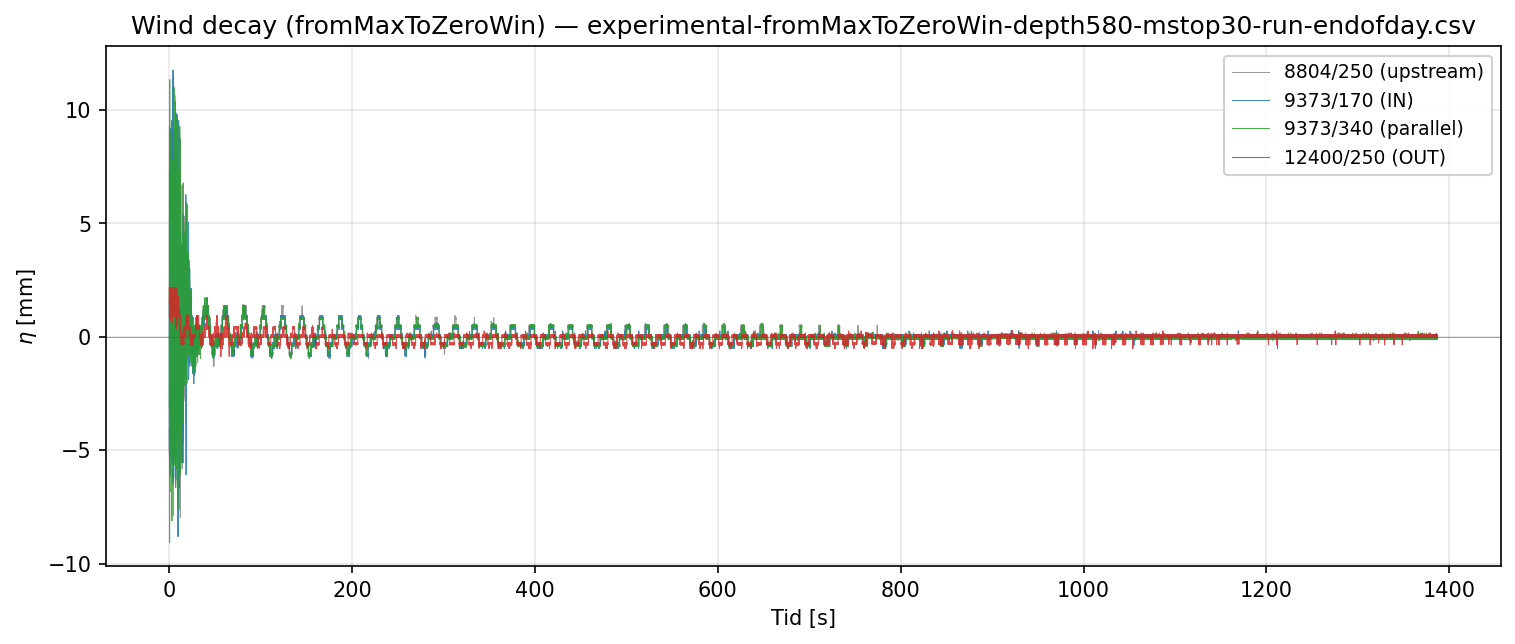

Python code for this plot:
"""
Quick-look: all 4 probes overlaid for each fromMax* wind-decay run.

Iterates through all known wind-decay runs (run_category="wind_decay",
i.e. fromMaxToZeroWin / fromMaxToNoWin / fromMaxWinToZeroWin). Each run gets
its own PNG so they can be compared side-by-side.

All runs picked here are in the march2026_better_rearranging probe config
(IN=9373/170, OUT=12400/250, parallel=9373/340, upstream=8804/250).

Outputs:
    analysis_scratch/wind_decay_timeseries_<DATE>_<tag>.png
"""

import sys
from pathlib import Path
sys.path.insert(0, str(Path(__file__).parent.parent))

import numpy as np
import matplotlib
matplotlib.use("Agg")
import matplotlib.pyplot as plt

from wavescripts.improved_data_loader import load_analysis_data, load_processed_dfs

FS = 250.0
BASE = Path("/Users/ole/Kodevik/wave_project")

# Each entry: (tag, processed_dir_name, run_csv_relative_to_wavedata)
# Only the two "best" runs are active — the others are commented out so the
# corresponding PNGs in analysis_scratch/ are not regenerated. The kept PNGs
# remain on disk untouched.
RUNS = [
    # ("20260314",
    #  "PROCESSED-20260314-ProbePos4_31_FPV_2-tett6roof",
    #  "20260314-ProbePos4_31_FPV_2-tett6roof/fullpanel-fromMaxWinToZeroWin-run1.csv"),
    # ("20260319",
    #  "PROCESSED-20260319-ProbePos4_31_FPV_2-tett6roof-under9Mooring",
    #  "20260319-ProbePos4_31_FPV_2-tett6roof-under9Mooring/fullpanel-fromMaxToNoWin-nowave-depth580-mstop30-run1.csv"),
    # ("20260324",
    #  "PROCESSED-20260324-ProbePos4_31_FPV_2-tett6roof-under9Mooring-height100",
    #  "20260324-ProbePos4_31_FPV_2-tett6roof-under9Mooring-height100/fullpanel-fromMaxToZeroWin-depth580-run1.csv"),
    # ("20260326_dieout",
    #  "PROCESSED-20260326-ProbePos4_31_FPV_2-tett6roof-under9Mooring-height100-lowrange",
    #  "20260326-ProbePos4_31_FPV_2-tett6roof-under9Mooring-height100-lowrange/experimental-fromMaxToZeroWinWaitingForItToDieOut-depth580-mstop30-run1.csv"),
    # ("20260326_dieoutPart2",
    #  "PROCESSED-20260326-ProbePos4_31_FPV_2-tett6roof-under9Mooring-height100-lowrange",
    #  "20260326-ProbePos4_31_FPV_2-tett6roof-under9Mooring-height100-lowrange/experimental-fromMaxToZeroWinWaitingForItToDieOutPart2-depth580-mstop30-run1.csv"),
    # ("20260326_run2",
    #  "PROCESSED-20260326-ProbePos4_31_FPV_2-tett6roof-under9Mooring-height100-lowrange",
    #  "20260326-ProbePos4_31_FPV_2-tett6roof-under9Mooring-height100-lowrange/experimental-fromMaxToZeroWin-depth580-mstop30-run2.csv"),
    # ("20260327",
    #  "PROCESSED-20260327-ProbePos4_31_FPV_2-tett6roof-under9Mooring30-height100-lowrange",
    #  "20260327-ProbePos4_31_FPV_2-tett6roof-under9Mooring30-height100-lowrange/experimental-fromMaxToZeroWin-depth580.csv"),
    ("20260327_endofday",
     "PROCESSED-20260327-ProbePos4_31_FPV_2-tett6roof-under9Mooring30-height100-lowrange",
     "20260327-ProbePos4_31_FPV_2-tett6roof-under9Mooring30-height100-lowrange/experimental-fromMaxToZeroWin-depth580-mstop30-run-endofday.csv"),
]

# Wind ramp-UP (fromZeroToMax* / fromZeroWinToMaxWin*) — the opposite direction.
RUNS_RAMPUP = [
    ("20260314",
     "PROCESSED-20260314-ProbePos4_31_FPV_2-tett6roof",
     "20260314-ProbePos4_31_FPV_2-tett6roof/fullpanel-fromZeroWinToMaxWin-run1.csv"),
]

# march2026_better_rearranging probe set (also matches march2026_rearranging
# for the IN-side pair; missing probes are skipped silently).
PROBES = ["8804/250", "9373/170", "9373/340", "12400/250"]
LABELS = {
    "8804/250":  "8804/250 (upstream)",
    "9373/170":  "9373/170 (IN)",
    "9373/340":  "9373/340 (parallel)",
    "12400/250": "12400/250 (OUT)",
}
COLORS = {
    "8804/250":  "#888888",
    "9373/170":  "#FEA11B",   # IN  — amber orange (UiO color pallette)
    "9373/340":  "#2ca02c",
    "12400/250": "#1E9C68",   # OUT — new green (not UiO)
}


def plot_run_zoom(tag: str, processed_dir_name: str, run_csv_rel: str,
                  *, kind: str, xlim: tuple[float, float] | None = (0, 60),
                  zero_kind: str = "first", zero_secs: float = 2.0,
                  ylim: tuple[float, float] = (-15.0, 15.0),
                  probes: list[str] | None = None,
                  name_suffix: str = "",
                  x_unit: str = "seconds",
                  figsize: tuple[float, float] = (14.0, 7.5),
                  thesis_name: str | None = None) -> None:
    """Per-probe η is re-zeroed so the reader sees the wind-driven setup as
    a deviation from a known still-water moment.

    xlim       = (start_s, end_s) in seconds, or None → full record
    x_unit     = "seconds" | "minutes" — labelling + tick spacing
    zero_kind  = "first" → subtract per-probe mean of t ∈ [0, zero_secs]
    zero_kind  = "last"  → subtract per-probe mean of t ∈ [T-zero_secs, T]
    """
    from matplotlib.ticker import MultipleLocator

    target_dir = BASE / "waveprocessed" / processed_dir_name
    run_csv    = str(BASE / "wavedata" / run_csv_rel)

    _, _, _, _ = load_analysis_data(str(target_dir), load_processed=False)
    proc = load_processed_dfs(str(target_dir))
    if run_csv not in proc:
        print(f"   skip — run not in processed cache:\n     {run_csv}")
        return

    df = proc[run_csv]
    t  = np.arange(len(df)) / FS
    T  = float(t[-1])

    if xlim is None:
        xlim = (0.0, T)
    full_range = abs(xlim[0]) < 1e-9 and abs(xlim[1] - T) < 1e-3
    print(f"\n{tag} ({xlim[0]:.1f}-{xlim[1]:.1f} s, "
          f"zero={zero_kind} {zero_secs}s, x={x_unit}) …")

    if zero_kind == "first":
        zero_mask = (t >= 0.0) & (t <= zero_secs)
        zero_label = f"first {zero_secs:g} s"
    elif zero_kind == "last":
        zero_mask = (t >= T - zero_secs) & (t <= T)
        zero_label = f"last {zero_secs:g} s"
    else:
        raise ValueError(f"zero_kind must be 'first' or 'last', got {zero_kind!r}")

    m = (t >= xlim[0]) & (t <= xlim[1])

    probes_to_plot = probes if probes is not None else PROBES

    # Plotting axis unit
    if x_unit == "minutes":
        scale     = 1.0 / 60.0
        x_label   = "Tid [min]"
    elif x_unit == "seconds":
        scale     = 1.0
        x_label   = "Tid [s]"
    else:
        raise ValueError(f"x_unit must be 'seconds' or 'minutes', got {x_unit!r}")

    t_plot       = t * scale
    xlim_plot    = (xlim[0] * scale, xlim[1] * scale)
    span_plot    = xlim_plot[1] - xlim_plot[0]

    fig, ax = plt.subplots(figsize=figsize)
    for probe in probes_to_plot:
        col = f"eta_{probe}_interp" if f"eta_{probe}_interp" in df.columns else f"eta_{probe}"
        if col not in df.columns:
            continue
        eta = df[col].to_numpy(dtype=float)
        baseline = float(np.nanmean(eta[zero_mask]))
        eta_z = eta - baseline
        ax.plot(t_plot[m], eta_z[m], lw=1.0, color=COLORS[probe], alpha=0.9,
                label=f"{LABELS[probe]}  (μ₀={baseline:+.2f} mm)")

    ax.axhline(0, color="#444", lw=0.6, alpha=0.6)

    # Tick spacing — pick reasonable major/minor for the chosen x_unit / span.
    if x_unit == "minutes":
        if   span_plot > 15: major, minor = 5.0,  1.0
        elif span_plot >  6: major, minor = 2.0,  0.5
        elif span_plot >  3: major, minor = 1.0,  0.2
        else:                major, minor = 0.5,  0.1
    else:  # seconds
        major, minor = (5.0, 1.0) if span_plot <= 80 else (10.0, 2.0)

    ax.xaxis.set_major_locator(MultipleLocator(major))
    ax.xaxis.set_minor_locator(MultipleLocator(minor))
    ax.yaxis.set_major_locator(MultipleLocator(5.0))
    ax.yaxis.set_minor_locator(MultipleLocator(1.0))
    ax.grid(True, which="major", alpha=0.40)
    ax.grid(True, which="minor", alpha=0.18)
    ax.tick_params(which="both", direction="out", length=4)
    ax.tick_params(which="minor", length=2)

    ax.set_xlim(*xlim_plot)        # tight — exactly the signal range, no padding
    ax.set_ylim(*ylim)
    ax.set_xlabel(x_label, fontsize=12)
    ax.set_ylabel(r"$\eta - \mu_0$ [mm]", fontsize=12)
    title_kind = "Wind decay" if kind == "decay" else "Wind ramp-up"
    span_lbl   = (f"first {int(round(span_plot))} min"
                  if x_unit == "minutes" else
                  f"first {int(round(span_plot))} s")
    if full_range:
        span_lbl = f"full record ({T:.1f} s = {T/60:.2f} min)"
    ax.set_title(
        f"{title_kind} — {span_lbl} — {tag} — {Path(run_csv).name}\n"
        f"per-probe baseline μ₀ = mean of {zero_label}",
        fontsize=11,
    )
    ax.legend(loc="upper right", fontsize=10, framealpha=0.95, ncol=2)

    fname_kind = "wind_decay_timeseries" if kind == "decay" else "wind_rampup_timeseries"
    if full_range:
        range_tag = "_full"
    elif x_unit == "seconds":
        range_tag = f"_zoom{int(round(span_plot))}"
    else:
        range_tag = f"_zoom{int(round(span_plot))}min"
    out = Path(__file__).parent / f"{fname_kind}_{tag}{range_tag}{name_suffix}.png"
    fig.savefig(out, dpi=160, bbox_inches="tight")
    print(f"   → {out.relative_to(BASE)}")

    # Optional thesis-side render: same figure, saved as PDF + PNG into
    # output/FIGURES under the thesis-spec name. Pairs with a multi-subfig
    # stub at output/TEXFIGU/<parent>.tex (written separately at the bottom
    # of this script).
    if thesis_name is not None:
        thesis_dir = BASE / "output" / "FIGURES"
        thesis_dir.mkdir(parents=True, exist_ok=True)
        thesis_pdf = thesis_dir / f"{thesis_name}.pdf"
        thesis_png = thesis_dir / f"{thesis_name}.png"
        fig.savefig(thesis_pdf, bbox_inches="tight")
        fig.savefig(thesis_png, dpi=160, bbox_inches="tight")
        print(f"   → {thesis_pdf.relative_to(BASE)}  (+ .png)")

    plt.close(fig)


def plot_run(tag: str, processed_dir_name: str, run_csv_rel: str,
             *, kind: str = "decay") -> None:
    """kind: 'decay' → wind_decay_timeseries_*.png ; 'rampup' → wind_rampup_timeseries_*.png"""
    target_dir = BASE / "waveprocessed" / processed_dir_name
    run_csv    = str(BASE / "wavedata" / run_csv_rel)

    print(f"\n{tag} …")
    meta, _, _, _ = load_analysis_data(str(target_dir), load_processed=False)
    proc = load_processed_dfs(str(target_dir))

    if run_csv not in proc:
        print(f"   skip — run not in processed cache:\n     {run_csv}")
        return

    df = proc[run_csv]
    t  = np.arange(len(df)) / FS

    fig, ax = plt.subplots(figsize=(12, 4.5))
    for probe in PROBES:
        col = f"eta_{probe}_interp" if f"eta_{probe}_interp" in df.columns else f"eta_{probe}"
        if col not in df.columns:
            print(f"   skip probe {probe} — no column in this dataset")
            continue
        eta = df[col].to_numpy(dtype=float)
        ax.plot(t, eta, lw=0.5, color=COLORS[probe], alpha=0.85, label=LABELS[probe])

    ax.axhline(0, color="#555", lw=0.5, alpha=0.5)
    ax.set_xlabel("Tid [s]")
    ax.set_ylabel(r"$\eta$ [mm]")
    title_kind = "Wind decay" if kind == "decay" else "Wind ramp-up"
    ax.set_title(f"{title_kind} — {tag} — {Path(run_csv).name}")
    ax.legend(loc="upper right", fontsize=9, framealpha=0.9)
    ax.grid(True, alpha=0.3)

    fname_kind = "wind_decay_timeseries" if kind == "decay" else "wind_rampup_timeseries"
    out = Path(__file__).parent / f"{fname_kind}_{tag}.png"
    fig.savefig(out, dpi=150, bbox_inches="tight")
    plt.close(fig)
    print(f"   → {out.relative_to(BASE)}")


# 4-probe overview plots — left as-is on disk; commented out so they don't
# regenerate (and so the new IN/OUT colour picks don't bleed into them).
# for tag, pdir, csv in RUNS:
#     plot_run(tag, pdir, csv, kind="decay")
# for tag, pdir, csv in RUNS_RAMPUP:
#     plot_run(tag, pdir, csv, kind="rampup")

# 4-probe zoom plots — also kept on disk; commented out for the same reason.
# plot_run_zoom("20260327_endofday", ..., kind="decay", xlim=(0, 60), zero_kind="last")
# plot_run_zoom("20260314",          ..., kind="rampup", xlim=(0, 60), zero_kind="first")

# ── IN + OUT only — 4 plots: zoom + full record × decay + ramp-up ──────────
# Decay run: tank settles by the end → use last 2 s as the still-water reference.
# Ramp-up run: tank starts at rest → use first 2 s as the reference.
# Both clipped to ±15 mm. Zoom = first 60 s in seconds; full = whole record in
# minutes with x-axis tight to the actual signal length.
DECAY = dict(
    tag="20260327_endofday",
    processed_dir_name="PROCESSED-20260327-ProbePos4_31_FPV_2-tett6roof-under9Mooring30-height100-lowrange",
    run_csv_rel="20260327-ProbePos4_31_FPV_2-tett6roof-under9Mooring30-height100-lowrange/experimental-fromMaxToZeroWin-depth580-mstop30-run-endofday.csv",
    kind="decay", zero_kind="last", zero_secs=2.0,
)
RAMPUP = dict(
    tag="20260314",
    processed_dir_name="PROCESSED-20260314-ProbePos4_31_FPV_2-tett6roof",
    run_csv_rel="20260314-ProbePos4_31_FPV_2-tett6roof/fullpanel-fromZeroWinToMaxWin-run1.csv",
    kind="rampup", zero_kind="first", zero_secs=2.0,
)
INOUT = ["9373/170", "12400/250"]

# figsize: zooms taller than full views — they benefit more from vertical room.
FIGSIZE_FULL = (14.0, 5.0)
FIGSIZE_ZOOM = (14.0, 9.0)

# Full record (minutes, tight xlim — set inside the function when xlim=None)
plot_run_zoom(**RAMPUP, xlim=None, ylim=(-15, 15),
              probes=INOUT, name_suffix="_inout", x_unit="minutes",
              figsize=FIGSIZE_FULL, thesis_name="ch04_wind_rampup_full")
plot_run_zoom(**RAMPUP, xlim=(0, 60), ylim=(-15, 15),
              probes=INOUT, name_suffix="_inout", x_unit="seconds",
              figsize=FIGSIZE_ZOOM, thesis_name="ch04_wind_rampup_zoom60")
plot_run_zoom(**DECAY,  xlim=None, ylim=(-15, 15),
              probes=INOUT, name_suffix="_inout", x_unit="minutes",
              figsize=FIGSIZE_FULL, thesis_name="ch04_wind_decay_full")
plot_run_zoom(**DECAY,  xlim=(0, 60), ylim=(-15, 15),
              probes=INOUT, name_suffix="_inout", x_unit="seconds",
              figsize=FIGSIZE_ZOOM, thesis_name="ch04_wind_decay_zoom60")

# ── Composite TEXFIGU stub: 4 subfigures stacked on a full page (column) ───
# Order, top → bottom: ramp-up full, ramp-up zoom, decay full, decay zoom.
# Captions live centrally in main_save_figures.py::FIGURE_CAPTIONS — empty
# entries here will land as TODO placeholders in the .tex stub.
import wavescripts.plot_utils as pu

pu.ACTIVE_DATASETS = [p.name for p in
                      sorted(BASE.glob("waveprocessed/PROCESSED-*"))]
pu.TEXFIGU_DIR = BASE / "output" / "TEXFIGU"
pu.FIGURES_DIR = BASE / "output" / "FIGURES"
pu.TEXFIGU_DIR.mkdir(parents=True, exist_ok=True)

_meta = pu.build_fig_meta(
    {
        "filters": {"WindCondition": "transition"},
        "plotting": {"figure_name": "ch04_wind_transition_overview"},
    },
    chapter="04",
    extra={"script": "analysis_scratch/wind_decay_timeseries.py"},
    computed_in="analysis_scratch/wind_decay_timeseries.py",
    data_class="DELEG",
    findings_doc="(none)",
    extra_params=(
        f"Two single-run time-series. "
        f"Wind ramp-up = 20260314 fullpanel-fromZeroWinToMaxWin-run1.csv "
        f"(probe config march2026_better_rearranging). "
        f"Wind decay   = 20260327 experimental-fromMaxToZeroWin-depth580-mstop30-run-endofday.csv "
        f"(same probe config). "
        f"Probes shown: IN=9373/170 (colour #FEA11B amber, fully exposed to wind), "
        f"OUT=12400/250 (colour #2EC483 green, sheltered behind panel). "
        f"Per-probe baseline μ₀ subtracted: ramp-up = mean of first 2 s "
        f"(tank at rest before fan); decay = mean of last 2 s "
        f"(tank settled by ~23 min). "
        f"Y-axis clipped to ±15 mm so the wind-setup tilt and chop envelope "
        f"are readable on the same scale across all four panels. "
        f"Subfigure order top→bottom: ramp-up full record (minutes), "
        f"ramp-up first 60 s (seconds), decay full record (minutes), "
        f"decay first 60 s (seconds)."
    ),
)
pu.write_figure_stub(
    _meta,
    plot_type="wind_transition_timeseries",
    subfig_filenames=[
        "ch04_wind_rampup_full",
        "ch04_wind_rampup_zoom60",
        "ch04_wind_decay_full",
        "ch04_wind_decay_zoom60",
    ],
    subfig_layout="column",
    force=True,
)
print(f"   stub → output/TEXFIGU/ch04_wind_transition_overview.tex")

print("\nDone.")
